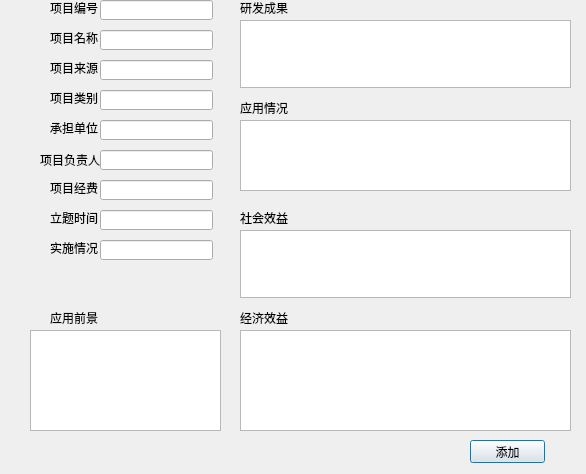
<?xml version="1.0" encoding="UTF-8"?>
<ui version="4.0">
 <class>AddProDialog</class>
 <widget class="QDialog" name="AddProDialog">
  <property name="geometry">
   <rect>
    <x>0</x>
    <y>0</y>
    <width>586</width>
    <height>474</height>
   </rect>
  </property>
  <property name="windowTitle">
   <string>Dialog</string>
  </property>
  <widget class="QLineEdit" name="lineState">
   <property name="geometry">
    <rect>
     <x>100</x>
     <y>240</y>
     <width>113</width>
     <height>20</height>
    </rect>
   </property>
  </widget>
  <widget class="QLabel" name="label_5">
   <property name="geometry">
    <rect>
     <x>50</x>
     <y>90</y>
     <width>51</width>
     <height>16</height>
    </rect>
   </property>
   <property name="text">
    <string>项目类别</string>
   </property>
  </widget>
  <widget class="QLabel" name="label_14">
   <property name="geometry">
    <rect>
     <x>240</x>
     <y>210</y>
     <width>51</width>
     <height>16</height>
    </rect>
   </property>
   <property name="text">
    <string>社会效益</string>
   </property>
  </widget>
  <widget class="QLabel" name="label_4">
   <property name="geometry">
    <rect>
     <x>50</x>
     <y>60</y>
     <width>51</width>
     <height>16</height>
    </rect>
   </property>
   <property name="text">
    <string>项目来源</string>
   </property>
  </widget>
  <widget class="QLineEdit" name="lineName">
   <property name="geometry">
    <rect>
     <x>100</x>
     <y>30</y>
     <width>113</width>
     <height>20</height>
    </rect>
   </property>
   <property name="text">
    <string/>
   </property>
  </widget>
  <widget class="QLabel" name="label">
   <property name="geometry">
    <rect>
     <x>50</x>
     <y>0</y>
     <width>51</width>
     <height>16</height>
    </rect>
   </property>
   <property name="text">
    <string>项目编号</string>
   </property>
  </widget>
  <widget class="QLabel" name="label_10">
   <property name="geometry">
    <rect>
     <x>240</x>
     <y>310</y>
     <width>51</width>
     <height>16</height>
    </rect>
   </property>
   <property name="text">
    <string>经济效益</string>
   </property>
  </widget>
  <widget class="QLabel" name="label_6">
   <property name="geometry">
    <rect>
     <x>50</x>
     <y>210</y>
     <width>51</width>
     <height>16</height>
    </rect>
   </property>
   <property name="text">
    <string>立题时间</string>
   </property>
  </widget>
  <widget class="QLabel" name="label_11">
   <property name="geometry">
    <rect>
     <x>50</x>
     <y>240</y>
     <width>51</width>
     <height>16</height>
    </rect>
   </property>
   <property name="text">
    <string>实施情况</string>
   </property>
  </widget>
  <widget class="QLineEdit" name="lineStart_Time">
   <property name="geometry">
    <rect>
     <x>100</x>
     <y>210</y>
     <width>113</width>
     <height>20</height>
    </rect>
   </property>
   <property name="text">
    <string/>
   </property>
  </widget>
  <widget class="QLineEdit" name="lineNum">
   <property name="geometry">
    <rect>
     <x>100</x>
     <y>0</y>
     <width>113</width>
     <height>20</height>
    </rect>
   </property>
  </widget>
  <widget class="QLabel" name="label_7">
   <property name="geometry">
    <rect>
     <x>50</x>
     <y>120</y>
     <width>51</width>
     <height>16</height>
    </rect>
   </property>
   <property name="text">
    <string>承担单位</string>
   </property>
  </widget>
  <widget class="QLabel" name="label_3">
   <property name="geometry">
    <rect>
     <x>50</x>
     <y>30</y>
     <width>51</width>
     <height>16</height>
    </rect>
   </property>
   <property name="text">
    <string>项目名称</string>
   </property>
  </widget>
  <widget class="QLabel" name="label_8">
   <property name="geometry">
    <rect>
     <x>50</x>
     <y>180</y>
     <width>51</width>
     <height>16</height>
    </rect>
   </property>
   <property name="text">
    <string>项目经费</string>
   </property>
  </widget>
  <widget class="QLabel" name="label_12">
   <property name="geometry">
    <rect>
     <x>240</x>
     <y>100</y>
     <width>51</width>
     <height>16</height>
    </rect>
   </property>
   <property name="text">
    <string>应用情况</string>
   </property>
  </widget>
  <widget class="QLabel" name="label_9">
   <property name="geometry">
    <rect>
     <x>40</x>
     <y>150</y>
     <width>61</width>
     <height>20</height>
    </rect>
   </property>
   <property name="text">
    <string>项目负责人</string>
   </property>
  </widget>
  <widget class="QLineEdit" name="lineLeader">
   <property name="geometry">
    <rect>
     <x>100</x>
     <y>150</y>
     <width>113</width>
     <height>20</height>
    </rect>
   </property>
   <property name="text">
    <string/>
   </property>
  </widget>
  <widget class="QLabel" name="yfcg">
   <property name="geometry">
    <rect>
     <x>240</x>
     <y>0</y>
     <width>51</width>
     <height>16</height>
    </rect>
   </property>
   <property name="text">
    <string>研发成果</string>
   </property>
  </widget>
  <widget class="QLabel" name="label_17">
   <property name="geometry">
    <rect>
     <x>50</x>
     <y>310</y>
     <width>51</width>
     <height>16</height>
    </rect>
   </property>
   <property name="text">
    <string>应用前景</string>
   </property>
  </widget>
  <widget class="QLineEdit" name="lineSource">
   <property name="geometry">
    <rect>
     <x>100</x>
     <y>60</y>
     <width>113</width>
     <height>20</height>
    </rect>
   </property>
  </widget>
  <widget class="QLineEdit" name="lineType">
   <property name="geometry">
    <rect>
     <x>100</x>
     <y>90</y>
     <width>113</width>
     <height>20</height>
    </rect>
   </property>
  </widget>
  <widget class="QLineEdit" name="lineCompany">
   <property name="geometry">
    <rect>
     <x>100</x>
     <y>120</y>
     <width>113</width>
     <height>20</height>
    </rect>
   </property>
  </widget>
  <widget class="QLineEdit" name="lineMoney">
   <property name="geometry">
    <rect>
     <x>100</x>
     <y>180</y>
     <width>113</width>
     <height>20</height>
    </rect>
   </property>
  </widget>
  <widget class="QTextEdit" name="textyfcg">
   <property name="geometry">
    <rect>
     <x>240</x>
     <y>20</y>
     <width>331</width>
     <height>68</height>
    </rect>
   </property>
  </widget>
  <widget class="QTextEdit" name="textyyqk">
   <property name="geometry">
    <rect>
     <x>240</x>
     <y>120</y>
     <width>331</width>
     <height>71</height>
    </rect>
   </property>
  </widget>
  <widget class="QTextEdit" name="textshxy">
   <property name="geometry">
    <rect>
     <x>240</x>
     <y>230</y>
     <width>331</width>
     <height>68</height>
    </rect>
   </property>
  </widget>
  <widget class="QTextEdit" name="textyyqj">
   <property name="geometry">
    <rect>
     <x>30</x>
     <y>330</y>
     <width>191</width>
     <height>101</height>
    </rect>
   </property>
  </widget>
  <widget class="QTextEdit" name="textjjxy">
   <property name="geometry">
    <rect>
     <x>240</x>
     <y>330</y>
     <width>331</width>
     <height>101</height>
    </rect>
   </property>
  </widget>
  <widget class="QLabel" name="labelWarning">
   <property name="geometry">
    <rect>
     <x>30</x>
     <y>450</y>
     <width>191</width>
     <height>16</height>
    </rect>
   </property>
   <property name="text">
    <string/>
   </property>
  </widget>
  <widget class="QPushButton" name="pushButton">
   <property name="geometry">
    <rect>
     <x>470</x>
     <y>440</y>
     <width>75</width>
     <height>23</height>
    </rect>
   </property>
   <property name="text">
    <string>添加</string>
   </property>
  </widget>
 </widget>
 <resources/>
 <connections/>
</ui>
